Frame 1 (no input): blank canvas, image omitted
Frame 60 (no input): blank canvas, image omitted
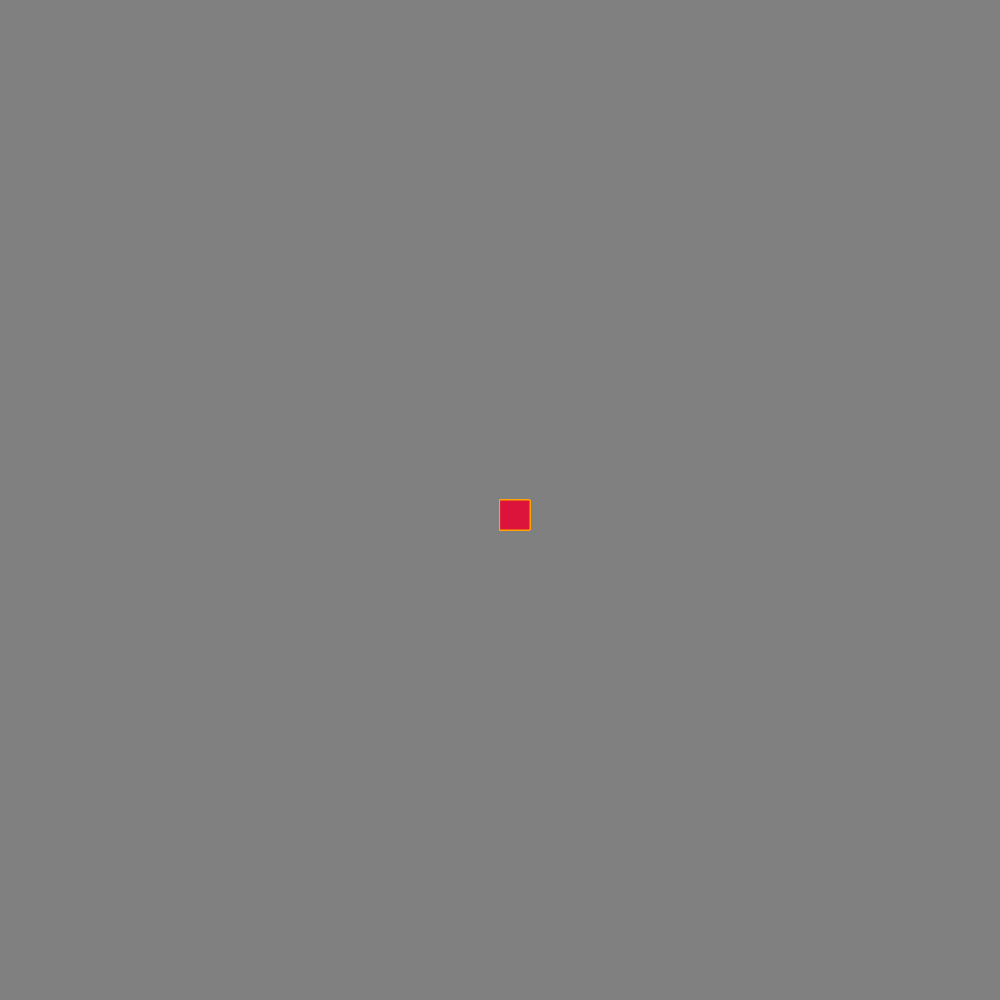
Frame 120 (the mouse pressed at the canvas centre since frame 60)

The p5.js sketch whose frames 1 and 60 were blank and that drew this single picture after the mouse press (run headless with seeded random() and noise() and a simulated clock; from frame 60 on, the mouse is pressed at the canvas centre):

// p5.js sketch
// ── sketch.js
function setup() {
    createCanvas(1000, 1000);
    background("grey");
  }
  
  function draw() {
    stroke("orange")
    fill("crimson")
    
    //console.log(mouseIsPressed)
    if(mouseIsPressed){
    rect(mouseX, mouseY, 30, 30)
    } 
  }
